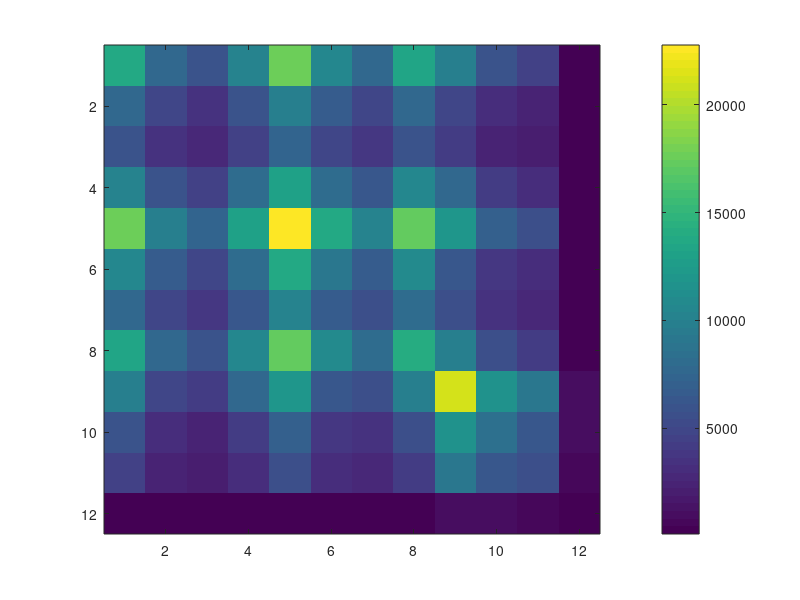
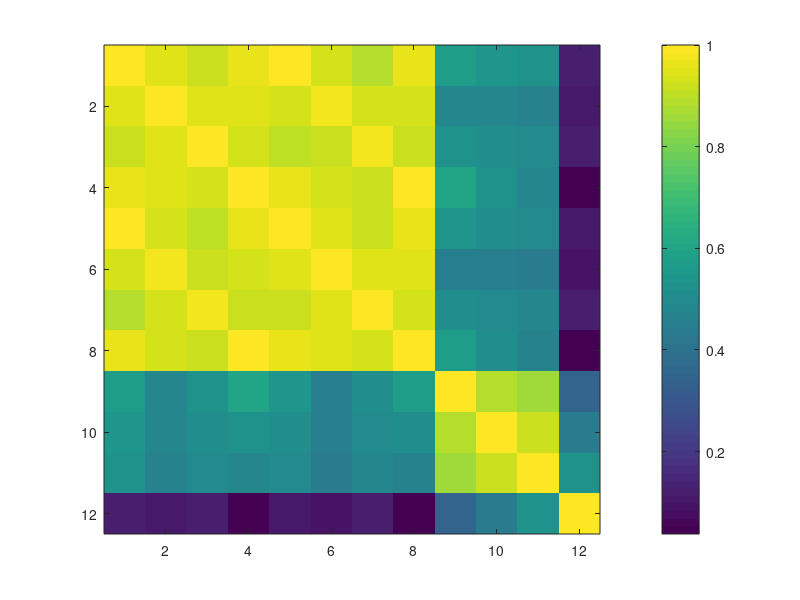
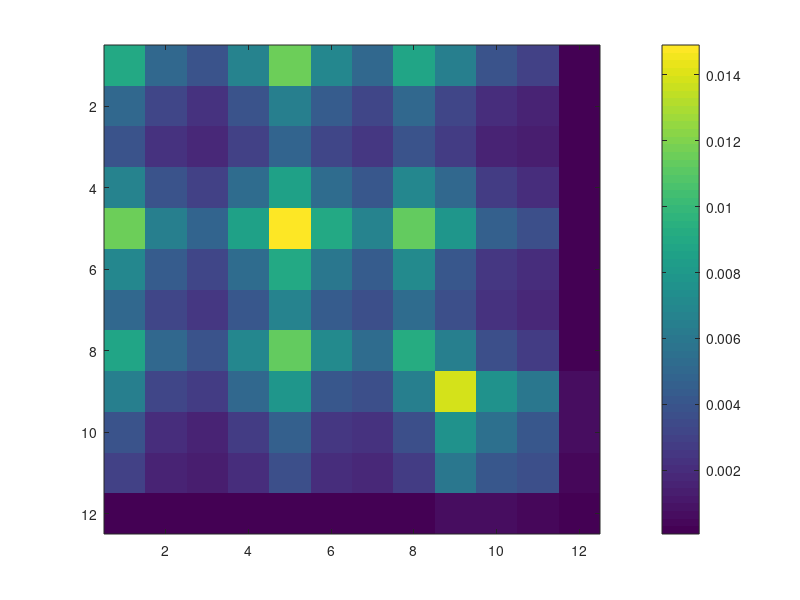
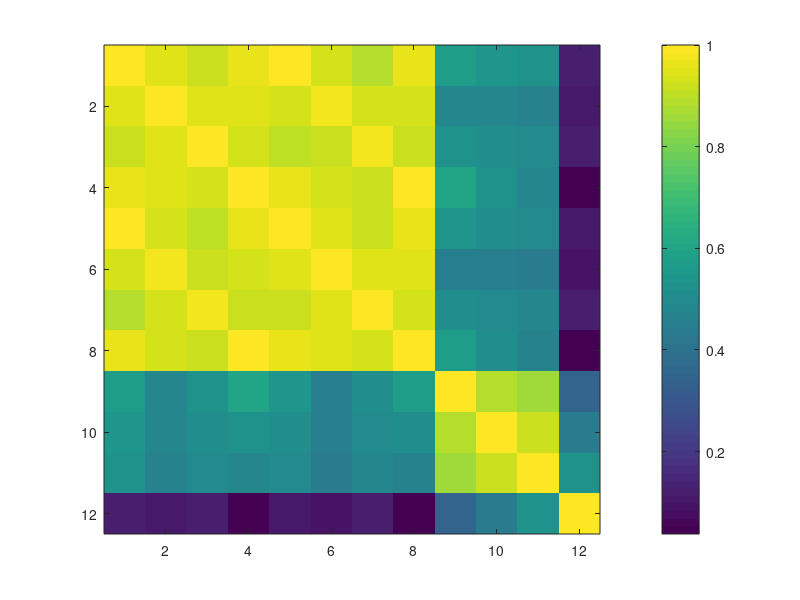

The MATLAB script that drew these images, in order:
% ===================================
% TDA231 - Machine Learning
% HOMEWORK 0 - Task 2.2
% ===================================
% By Victor Nilsson
% Vicnilss@student.chalmers.se
% 931006-5132
% 2017

clear all, clc, close all

X = load('dataset0.txt');
cov_x = cov(X);
fig1=figure(1);
imagesc(cov_x)
colorbar;

corr_x = corr(X);
fig2=figure(2);
imagesc(corr_x)
colorbar;


Y=X/max(X(:));
cov_y = cov(Y);
fig3=figure(3);
imagesc(cov_y)
colorbar;

corr_y = corr(Y);
fig4=figure(4);
imagesc(corr_y)
colorbar;